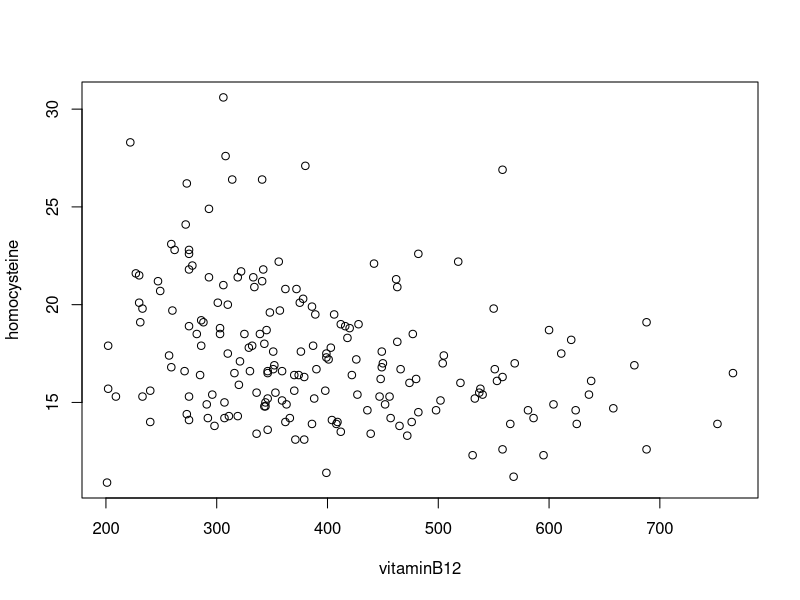
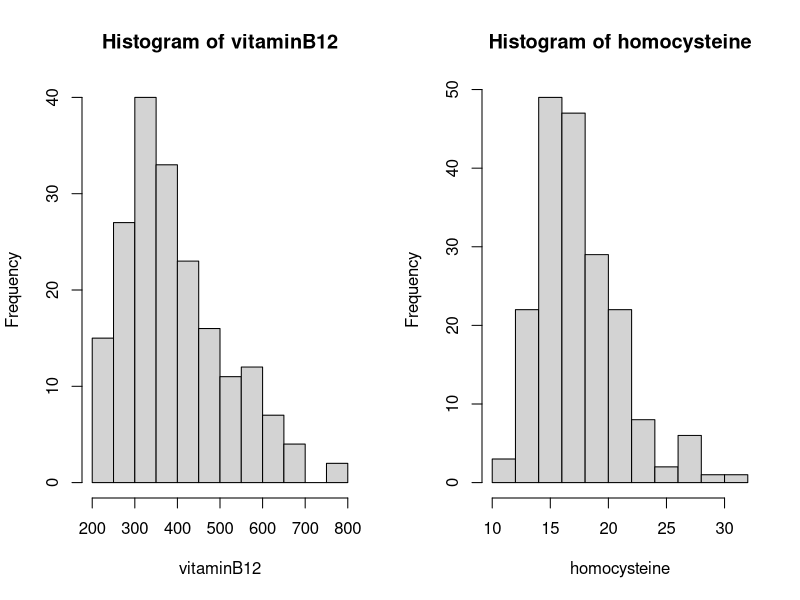
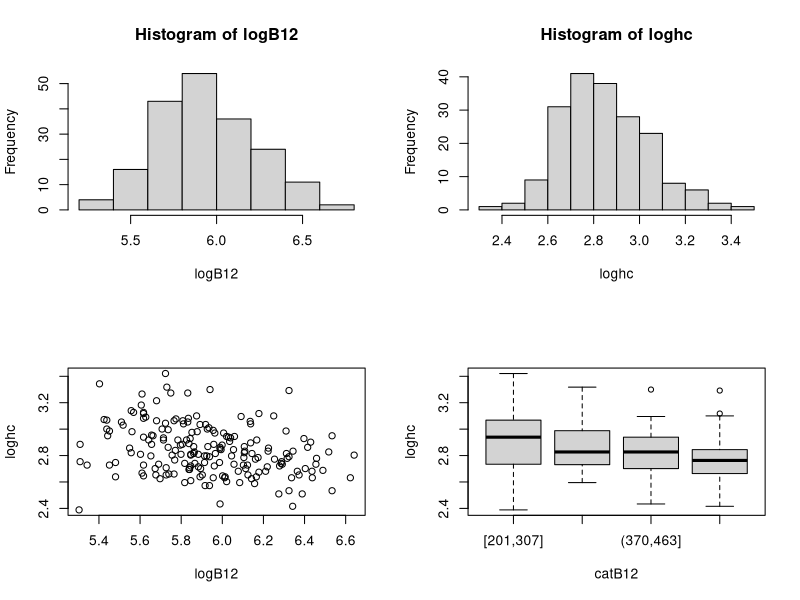
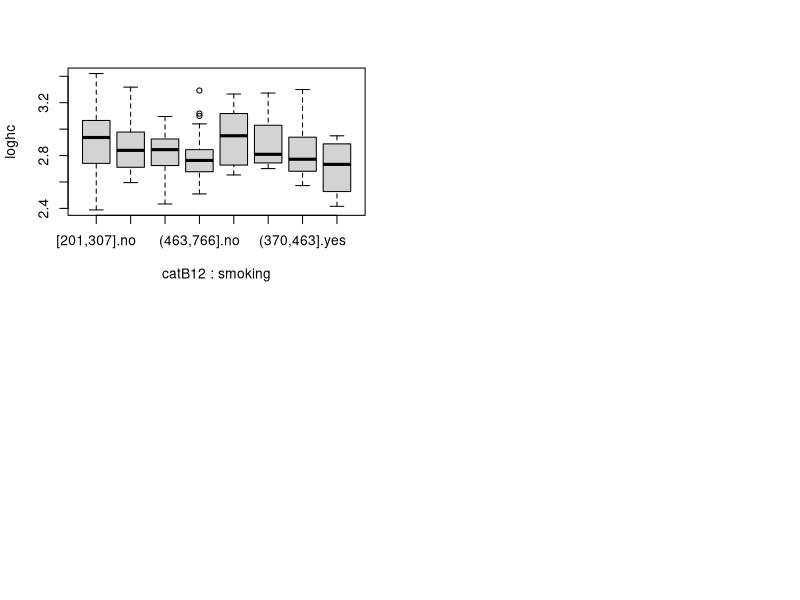

R code for these plots, in order:
## ------------------------------------------------------------------------
babydata <- read.csv("R_data_January2015.csv",header=T,row.names=1)
attach(babydata)

## ----out.width="3.2in"---------------------------------------------------
cor(vitaminB12, homocysteine)
cor(vitaminB12, homocysteine, method="spearman")
cor.test(vitaminB12, homocysteine)
cor.test(vitaminB12, homocysteine, method="spearman")
plot(vitaminB12,homocysteine)

## ----out.width="3.2in"---------------------------------------------------
par(mfrow=c(1,2))
hist(vitaminB12)
hist(homocysteine)

## ----out.width="3.2in"---------------------------------------------------
logB12 <- log(vitaminB12)
loghc <- log(homocysteine)
par(mfrow=c(2,2))
hist(logB12)
hist(loghc)
plot(logB12, loghc)
cor(logB12, loghc)

## ------------------------------------------------------------------------
cor.test(logB12, loghc)

## ------------------------------------------------------------------------
catB12 <- cut(vitaminB12, breaks=quantile(vitaminB12), incl=TRUE)
levels(catB12)

## ----out.width="3.2in"---------------------------------------------------
boxplot(loghc~catB12)

## ------------------------------------------------------------------------
summary(aov(loghc~catB12))

## ----out.width="3.2in"---------------------------------------------------
boxplot(loghc ~ catB12 + smoking)

## ------------------------------------------------------------------------
summary(aov(loghc~catB12 * smoking))

## ------------------------------------------------------------------------
summary(aov(loghc~catB12 + smoking))

## ------------------------------------------------------------------------
tas <- table(alcohol, smoking)
chisq.test(tas)

